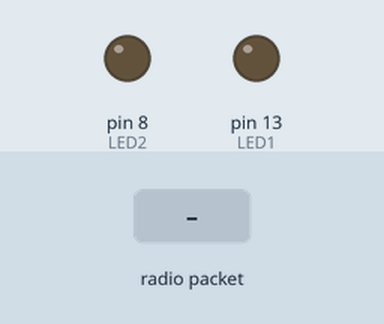
This sketch was run on a simulated Arduino Uno, built for the host (arithmetic inside an expression is 32-bit, double 64-bit). Parts: output pins drawn as LEDs (lit = HIGH). The test bench sets the inputs (shaded band). No radio packets arrive unless stated; what the sketch prints to the serial monitor is not drawn.

Above: at 1.2 s.
1.3 s: radio packet "1" arrives
Timing chart, 0 to 4.3 s (numbered marks = the images above; inputs shaded):
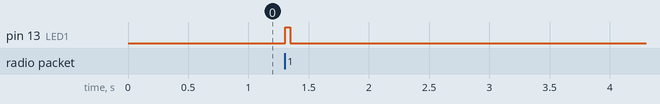

The sketch:

WJSN_sniffer.ino
```cpp
/*
 *  Nombre: WJSN_sensor_debug.ino
 *  Autor: Pablo Linares Serrano
 *
 *  Descripción: Código para programar un nodo sensor como debugger de otro nodo sensor.
 *  Permite enviarle mensajes y leer los que envíe.
 */

// inclusión de bibliotecas. La biblioteca VW está incluida en WJSN.h
#include <WJSN.h>
#include <VirtualWire.h>
#define TX_PIN 4
#define RX_PIN 5
#define LED1 13
#define LED2 8
#define ID_LOC 1
#define ID_REM 2
#define DIF 255
#define DD 254

// Definimos los tipos de mensajes CEPER
#define ANUNCIAR 1
#define CONFIGURAR 2
#define DESCUBRIR 3
#define ASOCIAR 4
#define ACK 5
#define RECHAZAR 6

char rx;
uint8_t tam;
uint8_t buf[200];
uint8_t buflen = 200;
mensaje Msg(buf, buflen);

void setup() {
  Serial.begin(9600);
  Serial.println("Setup");
  pinMode(LED1, OUTPUT);
  pinMode(LED2, OUTPUT);
  rx = '3';
  tam = 0;
  vw_setup(2000);  // Bits per sec
  vw_set_ptt_inverted(true); // Required for DR3100

  // inicializamos el receptor
  vw_set_rx_pin (RX_PIN);
  vw_rx_start();       // Start the receiver PLL running
  // inicializamos el transmisor
  vw_set_tx_pin(TX_PIN);
}

void loop() {
  buflen = 200;
  if (vw_get_message(buf, &buflen)) // Non-blocking
  {
    int i;
    digitalWrite(LED1, HIGH);
    Serial.println("Got message: ");
    for (i = 0; i < buflen; i++)
    {
      Serial.print(String(buf[i]));
      Serial.print(" ");
    }
    Serial.println("");
    Serial.println("Got 2: ");
    // Message with a good checksum received, dump it.
    //Serial.println("Got: ");
    Serial.write(buf, buflen);
    Serial.println("");
    Msg.setMsg(buf, buflen);
    Serial.println("SIGS: " + String(Msg.getSigs()));
    Serial.println("DEST: " + String(Msg.getDest()));
    Serial.println("ORIG: " + String(Msg.getOrig()));
    if (Msg.getProt()== 1){
      Serial.println("Protocolo encapsulado: CEPER");
      switch (Msg.getTipo()){
        case ANUNCIAR:
          Serial.println("Tipo: ANUNCIAR");
          break;
        case CONFIGURAR:
          Serial.println("Tipo: CONFIGURAR");
          break;
        case DESCUBRIR:
          Serial.println("Tipo: DESCUBRIR");
          break;
        case ASOCIAR:
          Serial.println("Tipo: ASOCIAR");
          break;
        case ACK:
          Serial.println("Tipo: ACK");
          break;
        case RECHAZAR:
          Serial.println("Tipo: RECHAZAR");
          break;
      }
    }
    Serial.println("____________________________________________");
    digitalWrite(LED1, LOW);
  }
  delay(50);
}
```

WJSN.h
```cpp
#include "Arduino.h"
#include <VirtualWire.h>
#include <Ethernet.h>
#include <EthernetUdp.h>

// Definimos las etiquetas especiales:
#define DIF 255
#define DD 254

// Definimos los tipos de mensajes CEPER
#define ANUNCIAR 1
#define CONFIGURAR 2
#define DESCUBRIR 3
#define ASOCIAR 4
#define ACK 5
#define RECHAZAR 6

// Definimos los tipod e nodos
#define TIPO_S 0
#define TIPO_P 1

// Definimos los tamaños de la memoria reservada para las tablas de reenvío.
// en las implementación no superaremos los siguientes valores:
#define TAM_TABLA_RA 1
#define TAM_TABLA_RD 2

// Definimos los posibles estados del nodo
#define ESPERA 1
#define ASOCIADO 2

// Definimos los tiempos predeterminados (en minutos):
#define T_ANUNCIO 5
#define T_DESCUBRIR 1
#define T_MEDIDA 1
// No se va a implementar el olvido de asociaciones
//#define T_ASOCIACION 10

// Definimos los pines rx y tx
#define TX_PIN 4
#define RX_PIN 5

// Definimos los pines que se iluminan para cada estado y para rx o tx
#define LED_TX_PIN 6
#define LED_RX_PIN 7
#define LED_ESPERA_PIN 9
#define LED_ASOCIADO_PIN 8

// Tasa de transmisión bps
#define TASA 2000

class mensaje{
	// Clase que interpreta una cadena como un mensaje
	public:
		mensaje();
		mensaje(uint8_t* buff, uint8_t tam); // al inicializar se le otorga un espacio sobre el que operar
		// Para darle valores al mensaje hay que emplear los demás métodos
		//mensaje(uint8_t sigs, uint8_t dest, uint8_t orig, uint8_t prot, uint8_t* datos, uint8_t tam);
		// Métodos PER:
		void enviar();
		void enviarS();
		void setSigs(uint8_t sigs);
		void setDest(uint8_t dest);
		void setOrig(uint8_t orig);
		void setProt(uint8_t prot);
		void setMsg(uint8_t* datos, uint8_t tam);
		uint8_t getSigs();
		uint8_t getDest();
		uint8_t getOrig();
		uint8_t getProt();
		uint8_t getTam();
		// Métodos CEPER
		void setTipo(uint8_t tipo);
		void setNsalto(uint8_t nsalto);
		void setPasarela(uint8_t pasarela);
		void setId(uint8_t id);
		void setLong(); // pone la longitud a 0 (nunca usaremos configuración)
		uint8_t getTipo();
		uint8_t getNsalto();
		uint8_t getPasarela();
		uint8_t getId();
		// Métodos CPG
		// Función que reserva memoria dinámicamente y
		// Devuelve el contenido CPG del mensaje junto
		// con el origen
		uint8_t* imprimirCPG(uint8_t* tam);

	private:
		// Puntero a la cadena que contiene el mensaje
		uint8_t* _mensaje;
		// Tamaño del contenido útil de la cadena
		uint8_t _tam;
};

class nodoPasarela{
public:
	// El constructor no tiene argumentos y prácticamente es inutil. Se deben usar las funciones de inicalización
	nodoPasarela();

	void inicializarNP(uint8_t id, IPAddress ip, byte* mac, unsigned int puerto, uint8_t incrementoTemporal);
	void actualizarNP();
	int getEstado();

	// métodos CEPER
	void procesarCEPER(mensaje Msg);
	void anunciar();
	//void descubrir(); // Las pasarelas no necesitan descubrir
	void ack(mensaje Msg);
	//void asociar(mensaje Msg); // Las pasarelas no solicitan asociaciones
	int comprobarRD(uint8_t ID, uint8_t pasarela);

	//métodos PER
	void procesarPER(mensaje Msg);
	void aceptarPER(mensaje Msg);
	//void descartarPER(mensaje Msg); // Tiene sentido?? -> creo que no
	//void reenvioA(mensaje Msg); // Las pasarelas no reenvian ascendentemente -> lo envian sobre udp a través de procesarPGD()
	void reenvioD(mensaje Msg); // Al no haber configuración este método tiene poco sentido

	//métodos PGD
	void procesarPGD(mensaje Msg);

private:
// pareja ip/puerto del nodo remoto:
	IPAddress _ipAsociado;
	unsigned int _puertoAsociado;

// Pareja ip/puerto propia:
	IPAddress _ip;
	unsigned int _puerto;

// puntero a variable de estado:
	uint8_t _estado;

// tabalas de reenvío y variables asociadas:
	uint8_t _tablaRD[TAM_TABLA_RD][2];
	uint8_t _tamTablaRD;

// parámetros de configuración:
	uint8_t _id;
	uint8_t _incrementoTemporal;

// contadores:
	uint8_t _contSegundos;
	uint8_t _contAnuncio;

// objeto UDP
	EthernetUDP _UDP;
};

class nodoSensor{
public:
	// El constructor no tiene argumentos y prácticamente es inutil. Se deben usar las funciones de inicalización
	nodoSensor();
	void inicializarNS(uint8_t id, uint8_t incrementoTemporal, uint8_t* bandera, uint8_t* tam, uint8_t* datos);
	void actualizarNS();
	int getEstado();
	// métodos CEPER
	void procesarCEPER(mensaje Msg);
	void anunciar();
	void descubrir();
	int comprobarRA(uint8_t IDpasarela);
	int comprobarRD(uint8_t ID, uint8_t pasarela);
	void ack(mensaje Msg);
	void asociar(mensaje Msg);

	//métodos PER
	void procesarPER(mensaje Msg);
	void aceptarPER(mensaje Msg);
	void envioA(mensaje Msg);
	void reenvioA(mensaje Msg);
	void reenvioD(mensaje Msg); // Al no haber configuración este método tiene poco sentido

	//métodos PGD
	// Devuelve un puntero a una tabla reservada dinámicamente
	// con un mensaje preparado para ser enviado que contiene las
	// medidas. En tam pone el tamaño del mensaje. Si es 0, no hay
	// medida preparada.
	uint8_t* medir(uint8_t* tam); //REVISAR

	// Método PGD
	// no hace falta en nodos sensores (solo emiten datos)
	//void procesar(pgdMsg* Msg, uint8_t origen);
private:

// puntero a variable de estado:
	uint8_t _estado;

// tabalas de reenvío y variables asociadas:
	uint8_t _tablaRA[TAM_TABLA_RA*3];
	uint8_t _tamTablaRA;
	uint8_t _tablaRD[TAM_TABLA_RD][2];
	uint8_t _tamTablaRD;

// parámetros de configuración:
	uint8_t _id;
	uint8_t _incrementoTemporal;

// contadores:
	uint8_t _contSegundos;
	uint8_t _contAnuncio;
	uint8_t _contDescubrir;
	uint8_t _contMedicion;

// Interfaz para acceder a los datos medidos
	uint8_t* _bandera; // estará a 1 si los datos están listos para leerse
	uint8_t* _tam;
	uint8_t* _datos;
};
```

Measured:
- after the input at 1.3 s, pin 13 (LED1): LOW → HIGH at once, → LOW 0.04 s later
